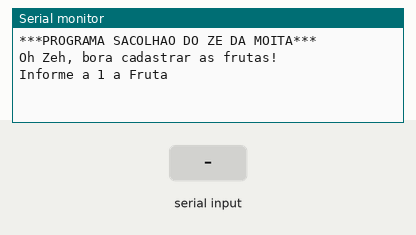
Bench run of a sketch on a simulated Arduino Uno, built with avr-gcc and run on an emulated ATmega328P. Parts: the last lines printed to the serial monitor. The inputs (shaded band) are chosen by the test bench.

Above: at 0.8 s.
0.9 s: "1" received over Serial
At 2.4 s:
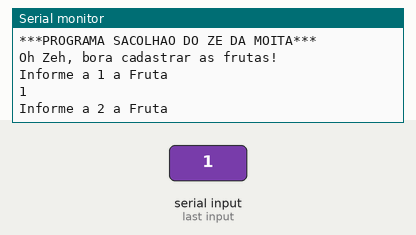
3.4 s: "0" received over Serial
At 4.8 s:
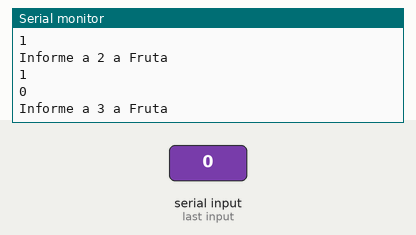
4.9 s: "2" received over Serial
At 6.8 s:
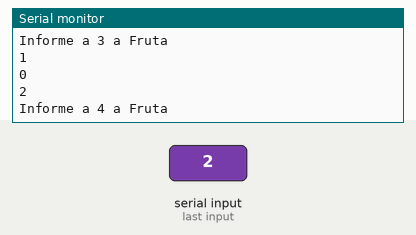
Timing chart, 0 to 8.3 s (numbered marks = the images above; inputs shaded):
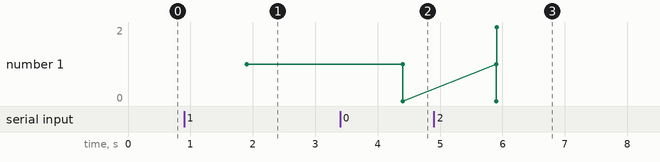

The sketch:

cadastro_das_frutas1.ino
```cpp
// C++ code
//
void setup()
{
   Serial.begin(9600);

  Serial.println("***PROGRAMA SACOLHAO DO ZE DA MOITA***");
  Serial.println();


  String frutas[6];

  Serial.println("Oh Zeh, bora cadastrar as frutas!");

    Serial.println();


  for(int i = 0; i <=5; i++){

Serial.println("Informe a " + String(i + 1) + " a Fruta");
   while(!Serial.available());
    String fruta = Serial.readString();

    frutas[i] = fruta;

    for(int i = 0; i<=4; i++){
    Serial.println(frutas[i]);
    }

  }

}

void loop()
{

}
```

Measured:
- after the input at 0.9 s, the serial monitor: prints a new line after 1.0 s (image 1)
- after the input at 3.4 s, the serial monitor: prints a new line after 1.0 s (image 2)
- after the input at 4.9 s, the serial monitor: prints a new line after 1.0 s (image 3)
- plotted number 1: 1 → 0 after the input at 3.4 s
